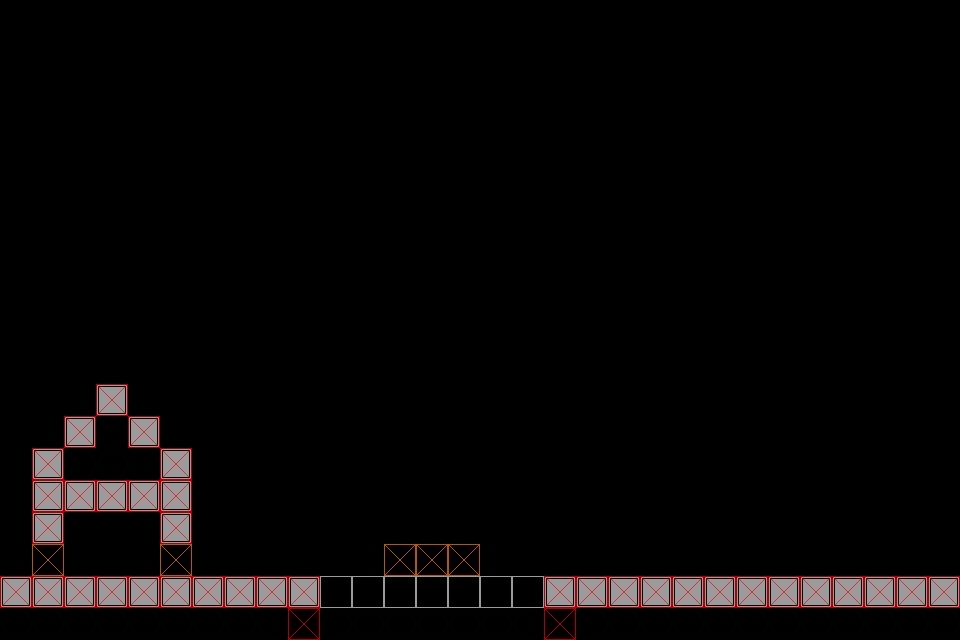

A 2D game scene composited from a Tiled map and its tileset images. What follows is a short description and the map's XML, with every tile layer's data as written:
An orthogonal 30x20 tile map with 32x32 px tiles, 2 tile layers (Tiles, Collisions), 2 tilesets and 1 object (PlayerSpawn).

<map version="1.10" tiledversion="1.11.2" orientation="orthogonal" renderorder="right-down" width="30" height="20" tilewidth="32" tileheight="32" infinite="0" nextlayerid="4" nextobjectid="3">
 <editorsettings>
  <export target="../../src/PolyGone/Content/Maps/goog...json" format="json" />
 </editorsettings>
 <tileset firstgid="1" source="../TiledSets/BasicTiles.tsx" />
 <tileset firstgid="17" source="../TiledSets/CollisionTiles.tsx" />
 <layer id="1" name="Tiles" width="30" height="20" opacity="0.61">
  <data encoding="csv">
0,0,0,0,0,0,0,0,0,0,0,0,0,0,0,0,0,0,0,0,0,0,0,0,0,0,0,0,0,0,
0,0,0,0,0,0,0,0,0,0,0,0,0,0,0,0,0,0,0,0,0,0,0,0,0,0,0,0,0,0,
0,0,0,0,0,0,0,0,0,0,0,0,0,0,0,0,0,0,0,0,0,0,0,0,0,0,0,0,0,0,
0,0,0,0,0,0,0,0,0,0,0,0,0,0,0,0,0,0,0,0,0,0,0,0,0,0,0,0,0,0,
0,0,0,0,0,0,0,0,0,0,0,0,0,0,0,0,0,0,0,0,0,0,0,0,0,0,0,0,0,0,
0,0,0,0,0,0,0,0,0,0,0,0,0,0,0,0,0,0,0,0,0,0,0,0,0,0,0,0,0,0,
0,0,0,0,0,0,0,0,0,0,0,0,0,0,0,0,0,0,0,0,0,0,0,0,0,0,0,0,0,0,
0,0,0,0,0,0,0,0,0,0,0,0,0,0,0,0,0,0,0,0,0,0,0,0,0,0,0,0,0,0,
0,0,0,0,0,0,0,0,0,0,0,0,0,0,0,0,0,0,0,0,0,0,0,0,0,0,0,0,0,0,
0,0,0,0,0,0,0,0,0,0,0,0,0,0,0,0,0,0,0,0,0,0,0,0,0,0,0,0,0,0,
0,0,0,0,0,0,0,0,0,0,0,0,0,0,0,0,0,0,0,0,0,0,0,0,0,0,0,0,0,0,
0,0,0,0,0,0,0,0,0,0,0,0,0,0,0,0,0,0,0,0,0,0,0,0,0,0,0,0,0,0,
0,0,0,1,0,0,0,0,0,0,0,0,0,0,0,0,0,0,0,0,0,0,0,0,0,0,0,0,0,0,
0,0,1,4,1,0,0,0,0,0,0,0,0,0,0,0,0,0,0,0,0,0,0,0,0,0,0,0,0,0,
0,1,4,4,4,1,0,0,0,0,0,0,0,0,0,0,0,0,0,0,0,0,0,0,0,0,0,0,0,0,
0,1,1,1,1,1,0,0,0,0,0,0,0,0,0,0,0,0,0,0,0,0,0,0,0,0,0,0,0,0,
0,1,0,0,0,1,0,0,0,0,0,0,0,0,0,0,0,0,0,0,0,0,0,0,0,0,0,0,0,0,
0,5,0,0,0,5,0,0,0,0,0,0,5,5,5,0,0,0,0,0,0,0,0,0,0,0,0,0,0,0,
1,1,1,1,1,1,1,1,1,1,6,6,6,6,6,6,6,1,1,1,1,1,1,1,1,1,1,1,1,1,
4,4,4,4,4,4,4,4,4,4,4,4,4,4,4,4,4,4,4,4,4,4,4,4,4,4,4,4,4,4
</data>
 </layer>
 <objectgroup id="2" name="Objects">
  <object id="1" type="PlayerSpawn" gid="2" x="64" y="576" width="32" height="32" />
 </objectgroup>
 <layer id="3" name="Collisions" width="30" height="20" opacity="0.7">
  <data encoding="csv">
0,0,0,0,0,0,0,0,0,0,0,0,0,0,0,0,0,0,0,0,0,0,0,0,0,0,0,0,0,0,
0,0,0,0,0,0,0,0,0,0,0,0,0,0,0,0,0,0,0,0,0,0,0,0,0,0,0,0,0,0,
0,0,0,0,0,0,0,0,0,0,0,0,0,0,0,0,0,0,0,0,0,0,0,0,0,0,0,0,0,0,
0,0,0,0,0,0,0,0,0,0,0,0,0,0,0,0,0,0,0,0,0,0,0,0,0,0,0,0,0,0,
0,0,0,0,0,0,0,0,0,0,0,0,0,0,0,0,0,0,0,0,0,0,0,0,0,0,0,0,0,0,
0,0,0,0,0,0,0,0,0,0,0,0,0,0,0,0,0,0,0,0,0,0,0,0,0,0,0,0,0,0,
0,0,0,0,0,0,0,0,0,0,0,0,0,0,0,0,0,0,0,0,0,0,0,0,0,0,0,0,0,0,
0,0,0,0,0,0,0,0,0,0,0,0,0,0,0,0,0,0,0,0,0,0,0,0,0,0,0,0,0,0,
0,0,0,0,0,0,0,0,0,0,0,0,0,0,0,0,0,0,0,0,0,0,0,0,0,0,0,0,0,0,
0,0,0,0,0,0,0,0,0,0,0,0,0,0,0,0,0,0,0,0,0,0,0,0,0,0,0,0,0,0,
0,0,0,0,0,0,0,0,0,0,0,0,0,0,0,0,0,0,0,0,0,0,0,0,0,0,0,0,0,0,
0,0,0,0,0,0,0,0,0,0,0,0,0,0,0,0,0,0,0,0,0,0,0,0,0,0,0,0,0,0,
0,0,0,17,0,0,0,0,0,0,0,0,0,0,0,0,0,0,0,0,0,0,0,0,0,0,0,0,0,0,
0,0,17,0,17,0,0,0,0,0,0,0,0,0,0,0,0,0,0,0,0,0,0,0,0,0,0,0,0,0,
0,17,0,0,0,17,0,0,0,0,0,0,0,0,0,0,0,0,0,0,0,0,0,0,0,0,0,0,0,0,
0,17,17,17,17,17,0,0,0,0,0,0,0,0,0,0,0,0,0,0,0,0,0,0,0,0,0,0,0,0,
0,17,0,0,0,17,0,0,0,0,0,0,0,0,0,0,0,0,0,0,0,0,0,0,0,0,0,0,0,0,
0,18,0,0,0,18,0,0,0,0,0,0,18,18,18,0,0,0,0,0,0,0,0,0,0,0,0,0,0,0,
17,17,17,17,17,17,17,17,17,17,0,0,0,0,0,0,0,17,17,17,17,17,17,17,17,17,17,17,17,17,
0,0,0,0,0,0,0,0,0,17,0,0,0,0,0,0,0,17,0,0,0,0,0,0,0,0,0,0,0,0
</data>
 </layer>
</map>
